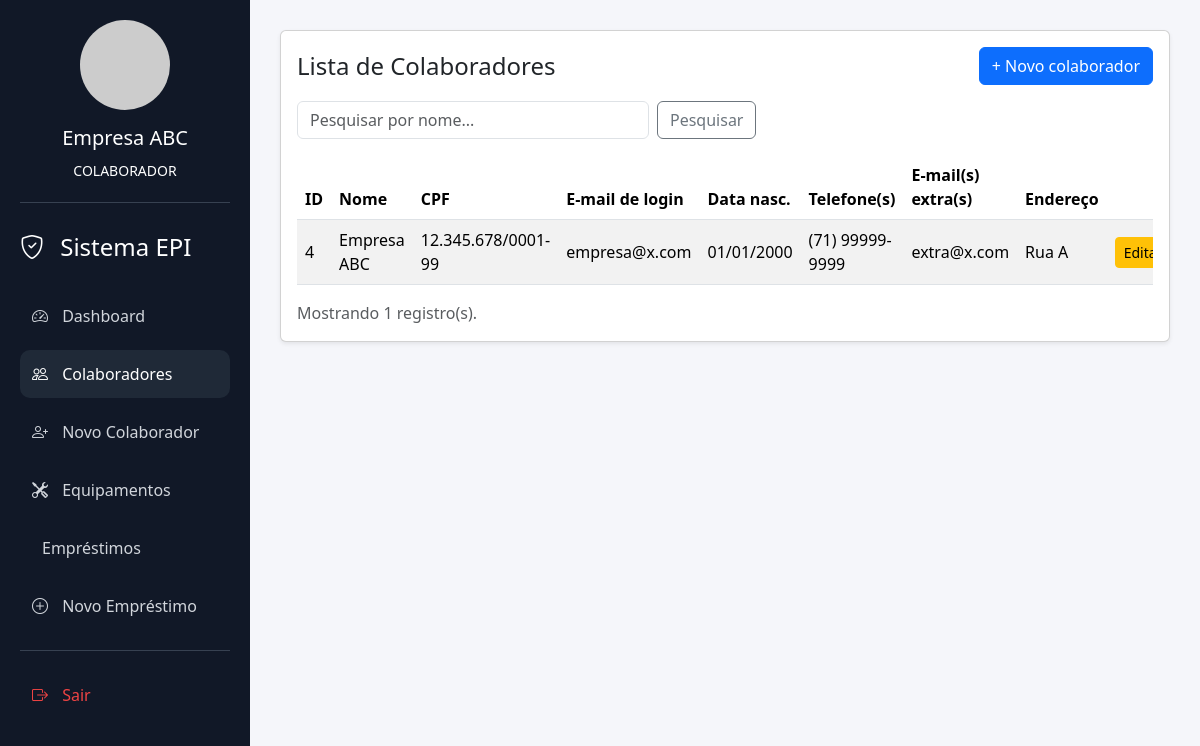
The app's page /funcionarios (signed in) with its own data.
### app/models.py (models this page shows)
class Usuario(db.Model):
    __tablename__ = 'usuario'
    id_usuario = db.Column(db.Integer, primary_key=True)
    nome = db.Column(db.String(100), nullable=False)
    email = db.Column(db.String(120), nullable=False, unique=True)
    senha = db.Column(db.String(255), nullable=False)
    tipo = db.Column(db.String(30), nullable=False, default='FUNCIONARIO')
    funcionario = db.relationship(
        'Funcionario',
        back_populates='usuario',
        cascade='all, delete-orphan',
        uselist=False,
    )
    emprestimos = db.relationship('Emprestimo', back_populates='usuario', cascade='all, delete-orphan')

class Funcionario(db.Model):
    __tablename__ = 'funcionario'
    id_usuario = db.Column(
        db.Integer,
        db.ForeignKey('usuario.id_usuario', ondelete='CASCADE'),
        primary_key=True,
    )
    cpf = db.Column(db.String(14), nullable=False, unique=True)
    data_nascimento = db.Column(db.Date, nullable=False)
    endereco = db.Column(db.String(150), nullable=False)
    usuario = db.relationship('Usuario', back_populates='funcionario')
    telefones = db.relationship('Telefone', back_populates='funcionario', cascade='all, delete-orphan')
    emails = db.relationship('EmailFuncionario', back_populates='funcionario', cascade='all, delete-orphan')

### app/routes.py (the view)
@app.route('/colaboradores')
@app.route('/funcionarios')
@login_required
def listar_funcionarios():
    pesquisa = request.args.get('q', '').strip()
    consulta = Funcionario.query.join(Usuario)
    if pesquisa:
        consulta = consulta.filter(Usuario.nome.ilike(f'%{pesquisa}%'))
    funcionarios = consulta.order_by(Usuario.nome.asc()).all()
    return render_template('manage_emp.html', funcionarios=funcionarios, pesquisa=pesquisa)

### app/routes.py (called while the page is built, shortened)
def login_required(f):
    @wraps(f)
    def decorated_function(*args, **kwargs):
        if 'usuario_id' not in session:
            flash('Por favor, faça login para acessar esta página.', 'warning')
            return redirect(url_for('login'))
        return f(*args, **kwargs)
    return decorated_function

@app.before_request
def criar_banco():
    db.create_all()
    admin = Usuario.query.filter_by(email='admin@exemplo.com').first()

### app/templates/manage_emp.html (shortened to what this page needs)
{% extends 'base.html' %}
{% block content %}
<div class="card shadow-sm">
    <div class="card-body">
        <div class="d-flex flex-wrap justify-content-between align-items-center gap-2 mb-3">
            <h1 class="h4 mb-0">Lista de Colaboradores</h1>
            <a class="btn btn-primary" href="{{ url_for('criar_funcionario') }}">+ Novo colaborador</a>
        </div>
        <form method="get" class="row g-2 mb-3">
            <div class="col-md-5">
                <input class="form-control" type="search" name="q" value="{{ pesquisa }}" placeholder="Pesquisar por nome...">
            </div>
            <div class="col-auto">
                <button class="btn btn-outline-secondary" type="submit">Pesquisar</button>
            </div>
        </form>
        <div class="table-responsive">
            <table class="table table-striped table-hover align-middle">
                <thead>
                <tr>
                    <th>ID</th>
                    <th>Nome</th>
                    <th>CPF</th>
                    <th>E-mail de login</th>
                    <th>Data nasc.</th>
                    <th>Telefone(s)</th>
                    <th>E-mail(s) extra(s)</th>
                    <th>Endereço</th>
                    <th class="text-end">Ações</th>
                </tr>
                </thead>
                <tbody>
                {% for f in funcionarios %}
                <tr>
                    <td>{{ f.id_usuario }}</td>
                    <td>{{ f.usuario.nome }}</td>
                    <td>{{ f.cpf }}</td>
                    <td>{{ f.usuario.email }}</td>
                    <td>{{ f.data_nascimento.strftime('%d/%m/%Y') }}</td>
                    <td>{{ f.telefones | map(attribute='numero') | join(', ') }}</td>
                    <td>{{ f.emails | map(attribute='email') | join(', ') }}</td>
                    <td>{{ f.endereco }}</td>
                    <td class="text-end text-nowrap">
                        <a class="btn btn-sm btn-warning" href="{{ url_for('editar_funcionario', id_usuario=f.id_usuario) }}">Editar</a>
                    </td>
                </tr>
                {% else %}
                <tr>
                    <td colspan="9" class="text-center text-muted py-4">Nenhum colaborador encontrado.</td>
                </tr>
                {% endfor %}
                </tbody>
            </table>
        </div>
        <p class="text-muted mb-0">Mostrando {{ funcionarios|length }} registro(s).</p>
    </div>
</div>
{% endblock %}

### app/templates/base.html (shortened to what this page needs)
<!doctype html>
<html lang="pt-br">
<head>
    <link href="https://cdn.jsdelivr.net/npm/bootstrap@5.3.3/dist/css/bootstrap.min.css" rel="stylesheet">
    <link rel="stylesheet" href="https://cdn.jsdelivr.net/npm/bootstrap-icons@1.11.3/font/bootstrap-icons.min.css">
</head>
<body>
<div class="sidebar">
    <div class="user-box">
        <img src="https://i.pravatar.cc/150?img=12">
        <h5 class="mt-3">{{ session.get('usuario_nome', 'Visitante') }}</h5>
        <small>{{ session.get('usuario_tipo', 'Não logado') }}</small>
    </div>
    <h3><i class="bi bi-shield-check"></i> Sistema EPI</h3>
    {% if session.usuario_id %}
        <a href="{{ url_for('dashboard') }}" class="{% if request.endpoint == 'dashboard' %}active{% endif %}">
            <i class="bi bi-speedometer2"></i> Dashboard
        </a>
        <a href="{{ url_for('listar_funcionarios') }}" class="{% if request.endpoint == 'listar_funcionarios' %}active{% endif %}">
            <i class="bi bi-people"></i> Colaboradores
        </a>
        <a href="{{ url_for('criar_funcionario') }}" class="{% if request.endpoint == 'criar_funcionario' %}active{% endif %}">
            <i class="bi bi-person-plus"></i> Novo Colaborador
        </a>
        <a href="{{ url_for('listar_equipamentos') }}" class="{% if request.endpoint in ['listar_equipamentos', 'criar_equipamento', 'editar_equipamento'] %}active{% endif %}">
            <i class="bi bi-tools"></i> Equipamentos
        </a>
        <a href="{{ url_for('listar_emprestimos') }}" class="{% if request.endpoint in ['listar_emprestimos', 'criar_emprestimo', 'ver_emprestimo', 'editar_emprestimo'] %}active{% endif %}">
             Empréstimos
        </a>
        <a href="{{ url_for('criar_emprestimo') }}">
            <i class="bi bi-plus-circle"></i> Novo Empréstimo
        </a>
        <div class="logout-btn">
            <a href="{{ url_for('logout') }}">
                <i class="bi bi-box-arrow-right"></i> Sair
            </a>
        </div>
    {% else %}
        <a href="{{ url_for('login') }}">
            <i class="bi bi-box-arrow-in-right"></i> Login
        </a>
    {% endif %}
</div>
<div class="content">
{% block content %}{% endblock %}
</div>
</body>
</html>

### app/templates/base.html (style rules this page uses)
body { background:#f5f6fa; overflow-x:hidden; }
.sidebar { width:250px; height:100vh; background:#111827; position:fixed; left:0; top:0; padding:20px; color:white; overflow-y: auto; }
.sidebar h3 { margin-bottom:30px; font-size: 1.5rem; }
.sidebar a { display:block; color:#d1d5db; text-decoration:none; padding:12px; border-radius:10px; margin-bottom:10px; transition:0.2s; }
.sidebar a.active { background:#1f2937; color:white; }
.sidebar i { margin-right: 10px; width: 20px; }
.content { margin-left:250px; padding:30px; }
.user-box { text-align:center; margin-bottom:30px; padding-bottom: 20px; border-bottom: 1px solid #374151; }
.user-box img { width:90px; height:90px; border-radius:50%; object-fit:cover; }
.logout-btn { margin-top: 20px; border-top: 1px solid #374151; padding-top: 20px; }
.logout-btn a { color: #ef4444 !important; }

### records on screen
Usuario: get "Empresa ABC", get "COLABORADOR"
Funcionario: id_usuario "4", usuario.nome "Empresa ABC", cpf "12.345.678/0001-99", usuario.email "empresa@x.com", data_nascimento "01/01/2000", telefones|map "(71) 99999-9999", emails|map "extra@x.com", endereco "Rua A"

### other values on screen
{{ funcionarios|length }} "1"
